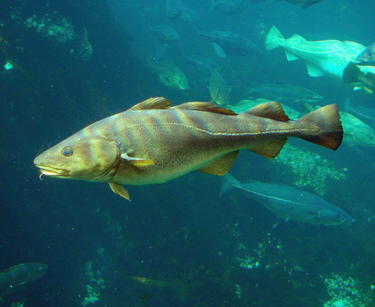
#> input picture part2/fish.bmp, 375 x 307 px
$ jupyter execute part2.ipynb
#> lines starting #> are read from the running program, lines starting #| are printed output that depends on the picture
[cell 1]
import numpy as np
import matplotlib.pyplot as plt
import cv2

## Question 1: Radon Transform

[cell 2]
def radon_transform(img, theta, r):
    h, w = img.shape
    diag = int((np.sqrt(h**2 + w**2)))

    rot = np.linspace(0, r, theta)
    out = np.zeros((diag, theta))

    for i, angle in enumerate(rot):

        rotation_matrix = cv2.getRotationMatrix2D((w // 2, h // 2), angle, 1.0)
        rotated_img = cv2.warpAffine(img, rotation_matrix, (w, h), flags=cv2.INTER_LINEAR)

        projection = np.sum(rotated_img,axis=0)
        out[:, i] = np.pad(projection, (0, diag - len(projection)))

    return out

[cell 3]
img = cv2.imread('fish.bmp', cv2.IMREAD_GRAYSCALE)
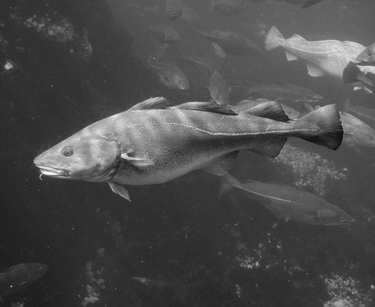
#> img: shape (307, 375); min 15, max 253, mean 75.4
out = radon_transform(img, 180, 180)
#> the loop in radon_transform, `for i, angle in enumerate(rot): ` made 180 passes
#> pass 2, in radon_transform, `rotated_img = cv2.warpAffine(img, rotation_matrix, (w, h), flags=cv2.I..`:
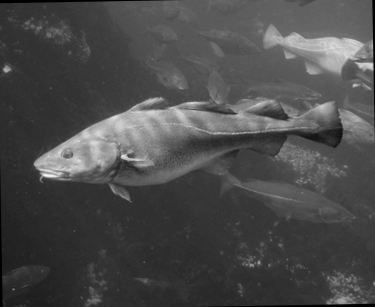
#> rotated_img: shape (307, 375); min 0, max 247, mean 74.9
#> pass 3, in radon_transform, `rotated_img = cv2.warpAffine(img, rotation_matrix, (w, h), flags=cv2.I..`:
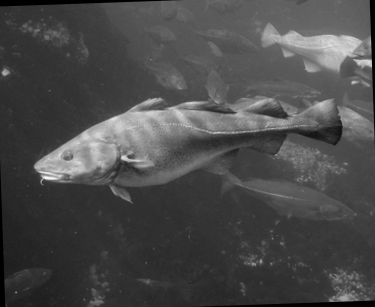
#> rotated_img: shape (307, 375); min 0, max 247, mean 74.3
#> after the loop in radon_transform, `for i, angle in enumerate(rot):`:
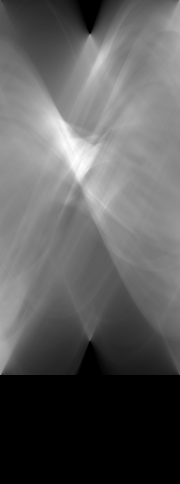
#> out: shape (484, 180) float64; min 0, max 42729, mean 15535.1; drawn with min black and max white

plt.subplot(1, 2, 1)
plt.imshow(img, cmap='gray')
plt.axis('off')

plt.subplot(1, 2, 2)
plt.imshow(out, cmap='gray', aspect='auto')
plt.axis('off')

### Varying step size of theta

[cell 4]
theta = [25, 50, 100, 180]

plt.figure(figsize=(10, 10))

for i, t in enumerate(theta):
    out = radon_transform(img, t, 180)
    plt.subplot(2, 2, i+1)
    plt.imshow(out, cmap='gray',aspect = "auto")
    plt.title('theta = {}'.format(t))
    plt.axis('off')
#> this loop made 4 passes
#> pass 1, `out = radon_transform(img, t, 180)`:
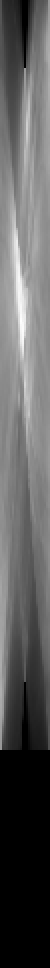
#> out: shape (484, 25) float64 (shown 2 times larger); min 0, max 42582, mean 15625; drawn with min black and max white
#> pass 2, `out = radon_transform(img, t, 180)`:
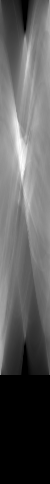
#> out: shape (484, 50) float64; min 0, max 42741, mean 15571.5; drawn with min black and max white
#> pass 3, `out = radon_transform(img, t, 180)`:
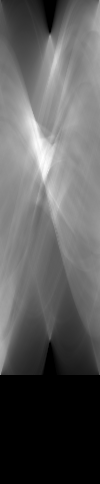
#> out: shape (484, 100) float64; min 0, max 42691, mean 15546.1; drawn with min black and max white

### Varying number of detectors

[cell 5]
r = [180, 360, 720, 1440]

plt.figure(figsize=(10, 10))

for i, t in enumerate(r):
    out = radon_transform(img, 180, t)
    plt.subplot(2, 2, i+1)
    plt.imshow(out, cmap='gray',aspect = "auto")
    plt.title('r = {}'.format(t))
    plt.axis('off')
#> this loop made 4 passes
#> pass 2, `out = radon_transform(img, 180, t)`:
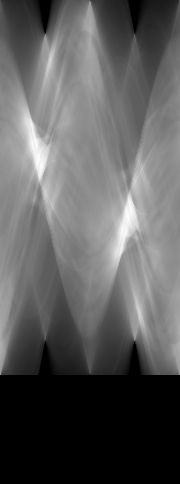
#> out: shape (484, 180) float64; min 0, max 42729, mean 15535.1; drawn with min black and max white
#> pass 3, `out = radon_transform(img, 180, t)`:
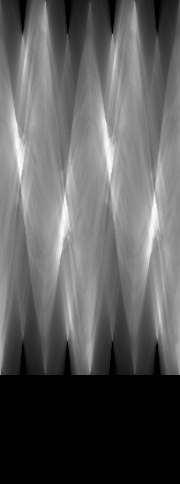
#> out: shape (484, 180) float64; min 0, max 42729, mean 15535.1; drawn with min black and max white
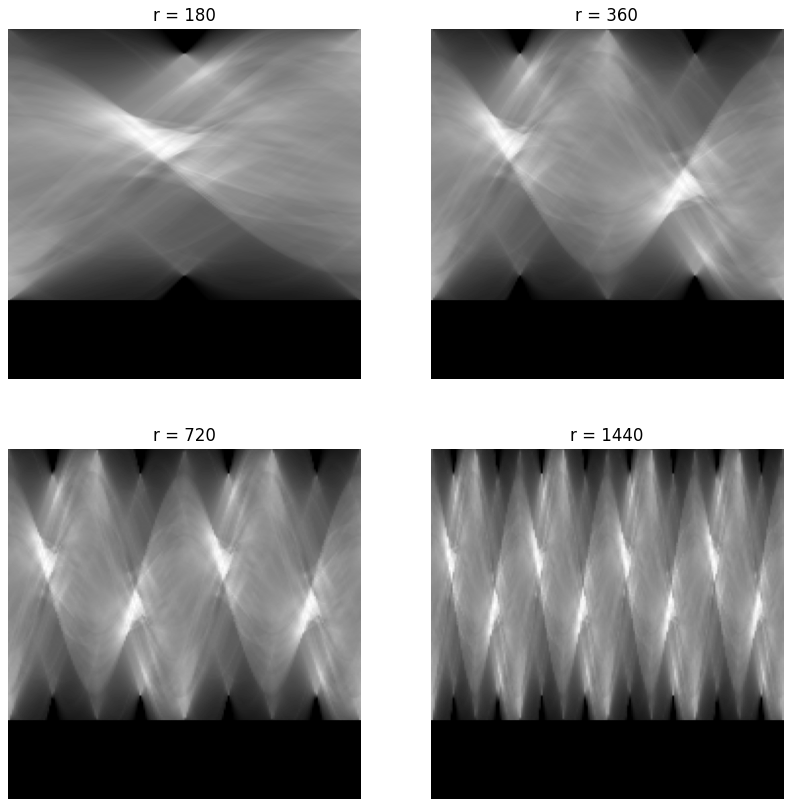
#> figure drawn by matplotlib, 4 panels
